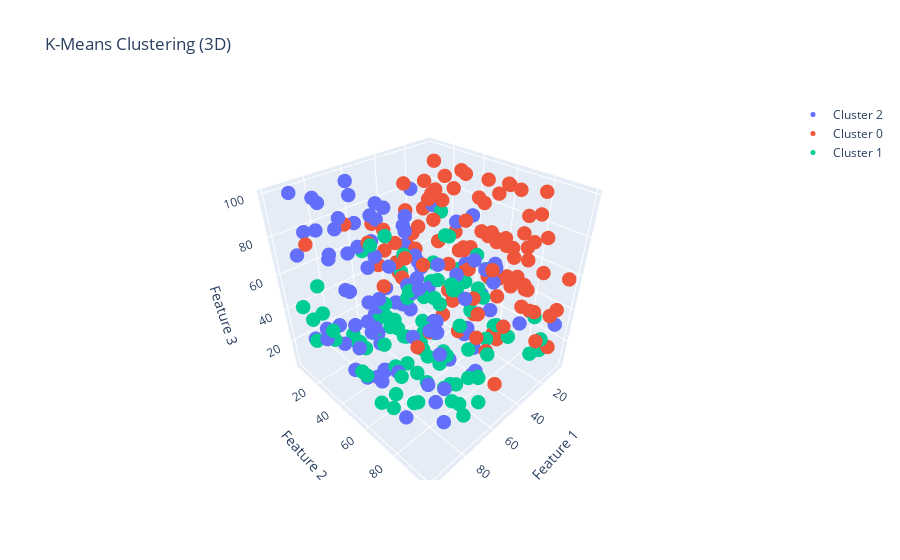

Source (notebook cell):
### Code cell
# Create a 3D scatter plot with only dots
fig = go.Figure()

for cluster in df['Cluster'].unique():
    cluster_data = df[df['Cluster'] == cluster]
    fig.add_trace(go.Scatter3d(
        x=cluster_data['Feature_1'],
        y=cluster_data['Feature_2'],
        z=cluster_data['Feature_3'],
        mode='markers',
        marker=dict(size=5),
        name=f'Cluster {cluster}'
    ))

# Set layout and show the plot
fig.update_layout(title='K-Means Clustering (3D)',
                  scene=dict(xaxis_title='Feature 1', yaxis_title='Feature 2', zaxis_title='Feature 3'))
#fig.show()

### Figure 1 — Plotly figure (JSON) as saved in the notebook; plotly's stock layout.template omitted (floating-point values rounded to 4 significant figures)
{"data": [{"marker": {"size": 5}, "mode": "markers", "name": "Cluster 2", "type": "scatter3d", "x": [19, 54, 38, 93, 93, 50, 7, 78, 62, 78, 93, 45, 98, 80, 59, 49, 88, 90, 96, 74, 88, 30, 44, 45, 73, 12, 96, 97, 26, 25, 55, 59, 91, 50, 66, 81, 90, 50, 80, 33, 70, 30, 17, 87, 69, 71, 88, 75, 57, 97, 65, 32, 81, 50, 57, 79, 44, 68, 21, 77, 68, 41, 38, 78, 39, 83, 77, 11, 94, 88, 93, 46, 39, 58, 93, 91, 91, 50, 74, 95, 52, 39, 43, 50, 8, 82, 57, 86, 79, 61, 46, 63, 92, 22, 28, 52, 69, 52, 47, 88], "y": [38, 82, 63, 49, 61, 10, 47, 57, 21, 22, 44, 83, 43, 84, 7, 11, 54, 60, 53, 18, 42, 73, 17, 24, 40, 59, 62, 68, 20, 62, 60, 44, 7, 40, 30, 43, 12, 76, 6, 23, 8, 29, 63, 22, 26, 75, 73, 84, 16, 35, 11, 65, 49, 81, 57, 69, 9, 19, 23, 9, 17, 22, 94, 48, 42, 26, 76, 39, 10, 27, 24, 38, 26, 18, 88, 7, 96, 64, 61, 69, 76, 57, 37, 12, 96, 20, 78, 43, 56, 21, 79, 52, 21, 51, 8, 21, 73, 38, 30, 96], "z": [71, 19, 23, 88, 87, 19, 10, 20, 26, 88, 23, 68, 85, 62, 60, 82, 22, 25, 57, 45, 32, 64, 22, 25, 6, 22, 64, 65, 20, 41, 71, 90, 99, 65, 67, 38, 82, 78, 93, 36, 39, 31, 56, 98, 40, 8, 10, 27, 66, 94, 98, 11, 35, 18, 33, 50, 28, 81, 76, 20, 94, 71, 48, 15, 20, 86, 25, 43, 71, 76, 36, 59, 91, 81, 91, 18, 66, 14, 70, 78, 43, 57, 54, 74, 31, 17, 63, 12, 79, 12, 73, 56, 27, 80, 49, 84, 55, 33, 73, 27]}, {"marker": {"size": 5}, "mode": "markers", "name": "Cluster 0", "type": "scatter3d", "x": [22, 11, 39, 76, 17, 64, 30, 55, 6, 38, 34, 21, 32, 24, 5, 20, 25, 36, 16, 72, 24, 9, 10, 21, 6, 31, 31, 21, 46, 16, 43, 45, 27, 52, 60, 66, 10, 52, 41, 80, 29, 52, 22, 18, 13, 16, 5, 41, 45, 5, 14, 24, 8, 24, 9, 11, 24, 14, 14, 44, 20, 27, 54, 17, 57, 39, 36, 38, 7, 12, 15, 19, 82, 39, 35, 37, 98, 67, 55, 43, 29, 15, 11, 9, 19, 8, 35, 48, 16, 46, 49, 51, 9, 59, 63, 30, 14, 10, 16, 16, 28, 30, 19, 25], "y": [21, 82, 31, 48, 90, 35, 89, 36, 49, 86, 9, 64, 76, 40, 12, 15, 8, 44, 20, 17, 38, 99, 77, 62, 61, 54, 90, 32, 6, 41, 63, 76, 89, 95, 62, 97, 82, 52, 89, 67, 68, 11, 54, 42, 68, 78, 58, 6, 28, 54, 33, 20, 48, 81, 80, 94, 78, 64, 17, 45, 49, 51, 31, 81, 91, 70, 99, 82, 95, 34, 82, 5, 75, 91, 65, 69, 27, 93, 96, 33, 56, 42, 69, 85, 93, 55, 91, 32, 38, 45, 10, 27, 95, 16, 59, 75, 65, 21, 35, 51, 42, 14, 70, 8], "z": [19, 98, 73, 64, 63, 82, 75, 53, 62, 83, 34, 73, 27, 91, 44, 71, 19, 90, 82, 81, 48, 60, 33, 50, 61, 66, 61, 9, 69, 56, 28, 47, 58, 55, 95, 90, 33, 26, 67, 88, 80, 72, 90, 97, 49, 87, 93, 50, 96, 60, 16, 89, 93, 60, 86, 37, 69, 35, 96, 96, 61, 79, 59, 52, 42, 85, 56, 86, 39, 95, 75, 52, 50, 92, 45, 97, 85, 57, 24, 63, 55, 41, 95, 76, 25, 88, 84, 85, 53, 94, 46, 67, 16, 66, 74, 59, 97, 88, 63, 17, 35, 26, 12, 47]}, {"marker": {"size": 5}, "mode": "markers", "name": "Cluster 1", "type": "scatter3d", "x": [98, 83, 80, 16, 58, 80, 77, 99, 93, 97, 87, 52, 76, 75, 81, 33, 83, 56, 59, 55, 66, 62, 78, 77, 8, 92, 89, 28, 56, 54, 7, 15, 19, 73, 72, 12, 39, 82, 53, 79, 37, 48, 10, 19, 64, 24, 63, 69, 67, 72, 47, 39, 60, 92, 79, 67, 89, 22, 97, 95, 96, 58, 28, 58, 31, 68, 75, 61, 15, 38, 16, 48, 92, 57, 48, 28, 52, 49, 46, 17, 79, 47, 64, 46, 45, 58, 91, 30, 10, 58, 87, 70, 98, 33, 65, 92], "y": [77, 57, 66, 75, 89, 46, 42, 40, 12, 29, 80, 62, 68, 18, 58, 27, 72, 32, 83, 60, 96, 82, 99, 54, 11, 10, 15, 56, 67, 57, 53, 5, 46, 58, 78, 35, 34, 64, 49, 75, 23, 84, 91, 59, 21, 6, 61, 82, 99, 57, 57, 49, 45, 48, 28, 89, 23, 30, 59, 65, 10, 9, 48, 32, 77, 85, 86, 71, 16, 66, 94, 52, 69, 71, 45, 62, 64, 17, 74, 66, 34, 40, 93, 25, 52, 39, 90, 67, 86, 76, 99, 16, 74, 98, 37, 83], "z": [28, 63, 49, 15, 25, 85, 42, 48, 21, 65, 25, 17, 26, 18, 8, 8, 77, 19, 39, 63, 21, 5, 47, 21, 30, 33, 38, 17, 88, 51, 38, 11, 38, 23, 36, 38, 7, 25, 47, 47, 30, 39, 12, 52, 14, 19, 5, 24, 52, 82, 13, 75, 48, 24, 20, 7, 26, 75, 33, 19, 43, 58, 38, 26, 33, 59, 83, 7, 22, 40, 25, 23, 68, 64, 22, 46, 18, 7, 78, 18, 21, 8, 33, 47, 40, 19, 61, 44, 6, 11, 41, 8, 61, 51, 80, 31]}], "layout": {"scene": {"xaxis": {"title": {"text": "Feature 1"}}, "yaxis": {"title": {"text": "Feature 2"}}, "zaxis": {"title": {"text": "Feature 3"}}}, "title": {"text": "K-Means Clustering (3D)"}}}
